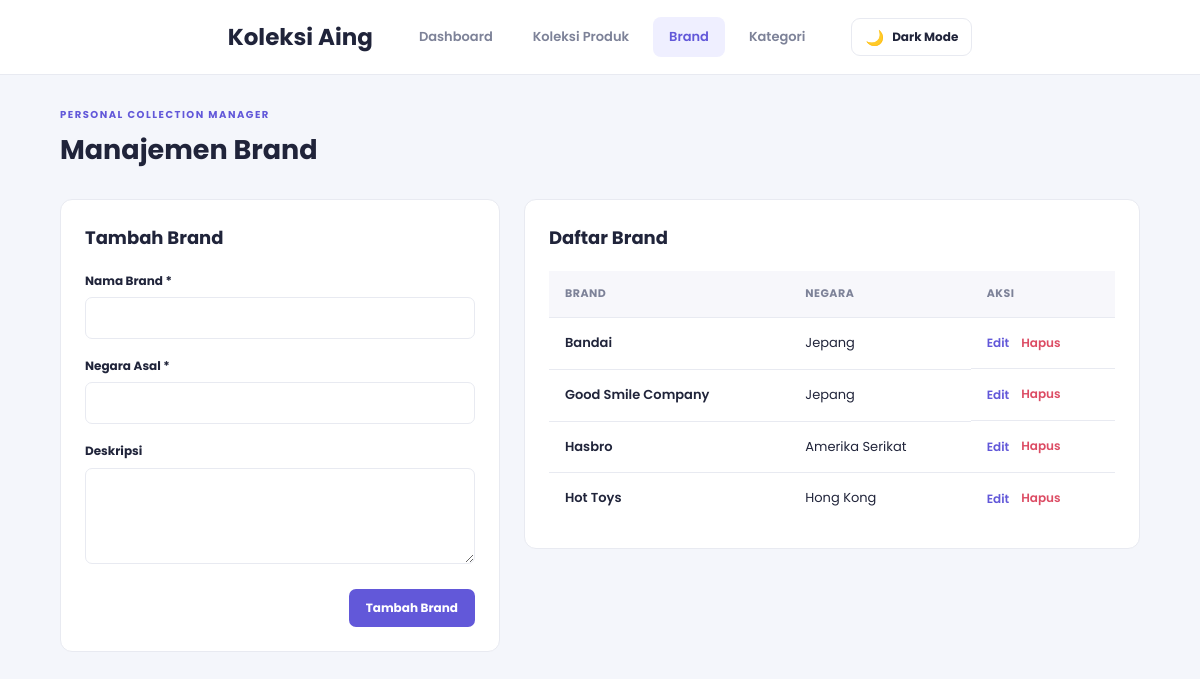
The app's page /index.php?halaman=brand with its own data.
### tables this page shows
CREATE TABLE `brand` (
  `id_brand` int(11) NOT NULL,
  `nama_brand` varchar(100) NOT NULL,
  `negara_asal` varchar(100) NOT NULL,
  `deskripsi` text DEFAULT NULL
);

### config/database.php (called while the page is built, shortened)
<?php
$database = new Database();
$pdo = $database->connect();
require_once __DIR__ . '/../class/Brand.php';
$brand = new Brand($pdo);

### class/Brand.php (called while the page is built, shortened)
<?php
class Brand
{
    private $db;
    public function __construct($database)
    {
        $this->db = $database;
    }
    public function tampil()
    {
        $stmt = $this->db->prepare("SELECT * FROM brand ORDER BY nama_brand ASC");
        $stmt->execute();
        return $stmt->fetchAll();
    }
}

### view/brand.php (the view, shortened to what this page needs)
<?php
$isEdit = $halaman === 'edit_brand';
$item = $isEdit ? $editBrand : [];
?>
<div class="two-column">
    <section class="panel form-panel">
        <h2><?= $isEdit ? 'Edit Brand' : 'Tambah Brand' ?></h2>
        <?php if ($isEdit && !$item): ?>
            <div class="alert error">Brand tidak ditemukan.</div>
        <?php else: ?>
        <form method="POST">
            <label>Nama Brand *
                <input required name="nama_brand" value="<?= e($item['nama_brand'] ?? '') ?>">
            </label>
            <label>Negara Asal *
                <input required name="negara_asal" value="<?= e($item['negara_asal'] ?? '') ?>">
            </label>
            <label>Deskripsi
                <textarea name="deskripsi" rows="4"><?= e($item['deskripsi'] ?? '') ?></textarea>
            </label>
            <div class="form-actions">
                <button class="button primary" type="submit"><?= $isEdit ? 'Simpan' : 'Tambah Brand' ?></button>
            </div>
        </form>
        <?php endif; ?>
    </section>
    <section class="panel table-wrap">
        <h2>Daftar Brand</h2>
        <table>
            <thead><tr><th>Brand</th><th>Negara</th><th>Aksi</th></tr></thead>
            <tbody>
            <?php foreach ($daftarBrand as $b): ?>
                <tr><td><b><?= e($b['nama_brand']) ?></b></td><td><?= e($b['negara_asal']) ?></td>
                    <td class="actions"><a href="index.php?halaman=edit_brand&id=<?= (int)$b['id_brand'] ?>">Edit</a>
                    <form method="POST" onsubmit="return confirm('Hapus brand ini? Brand yang dipakai produk tidak dapat dihapus.')">
                        <button class="link-danger" type="submit">Hapus</button>
                    </form></td></tr>
            <?php endforeach; ?>
            </tbody>
        </table>
    </section>
</div>

### style.css (style rules this page uses)
:root { color-scheme: light; --bg: #f4f6fb; --surface: #ffffff; --ink: #20243a; --muted: #7d8298; --line: #e8eaf1; --primary: #6258d9; --primary-hover: #5147c5; --danger: #dc4c64; --success: #16865c; --table-head: #f7f7fb; --row-hover: #fafaff; --soft: #f0f1f6; --soft-hover: #e5e6ee; --soft-primary: #efefff; --input-bg: #ffffff; --image-bg: #f4f5f9; --detail-bg: #f7f7fb; --shadow: 0 8px 20px rgba(0, 0, 0, 0.07); }
* { margin: 0; padding: 0; box-sizing: border-box; }
html { min-height: 100%; background: var(--bg); }
body { font-family: 'Poppins', sans-serif; background: var(--bg); color: var(--ink); font-size: 14px; line-height: 1.6; transition: background 0.2s ease, color 0.2s ease; }
a { text-decoration: none; color: var(--primary); }
button, input, select, textarea { font-family: inherit; font-size: inherit; }
.panel { background: var(--surface); border: 1px solid var(--line); border-radius: 12px; padding: 24px; margin-bottom: 24px; }
.panel h2 { font-family: 'Poppins', sans-serif; font-size: 18px; margin-bottom: 18px; }
.table-wrap { width: 100%; overflow-x: auto; }
table { width: 100%; border-collapse: collapse; background: var(--surface); font-size: 13px; }
thead { background: var(--table-head); }
th { color: var(--muted); font-size: 11px; font-weight: 700; text-transform: uppercase; letter-spacing: 0.5px; text-align: left; padding: 14px 16px; border-bottom: 1px solid var(--line); white-space: nowrap; }
td { padding: 15px 16px; border-bottom: 1px solid var(--line); vertical-align: middle; }
tbody tr:last-child td { border-bottom: none; }
td b { color: var(--ink); font-weight: 600; }
.actions { display: flex; align-items: center; gap: 12px; white-space: nowrap; }
.actions a { font-size: 12px; font-weight: 600; color: var(--primary); }
.actions form { display: inline; }
.link-danger { background: none; border: none; color: var(--danger); font-size: 12px; font-weight: 600; cursor: pointer; }
.button { display: inline-flex; align-items: center; justify-content: center; padding: 10px 17px; border-radius: 7px; border: none; cursor: pointer; font-size: 12px; font-weight: 700; transition: 0.2s; }
.button.primary { background: var(--primary); color: white; }
.two-column { display: grid; grid-template-columns: 1fr 1.4fr; gap: 24px; align-items: start; }
.form-panel { width: 100%; }
.form-panel form { display: flex; flex-direction: column; gap: 17px; }
.form-panel label { display: flex; flex-direction: column; gap: 7px; font-size: 12px; font-weight: 700; color: var(--ink); }
input, select, textarea { width: 100%; padding: 11px 13px; border: 1px solid var(--line); border-radius: 7px; background: var(--input-bg); color: var(--ink); outline: none; }
input::placeholder, textarea::placeholder { color: var(--muted); }
textarea { resize: vertical; }
.form-actions { display: flex; justify-content: flex-end; align-items: center; gap: 10px; margin-top: 8px; }

### records on screen
brand: nama_brand "Bandai", negara_asal "Jepang"
brand: nama_brand "Good Smile Company", negara_asal "Jepang"
brand: nama_brand "Hasbro", negara_asal "Amerika Serikat"
brand: nama_brand "Hot Toys", negara_asal "Hong Kong"

### other values on screen
str_replace('_', ' ', $halaman) "Brand"
